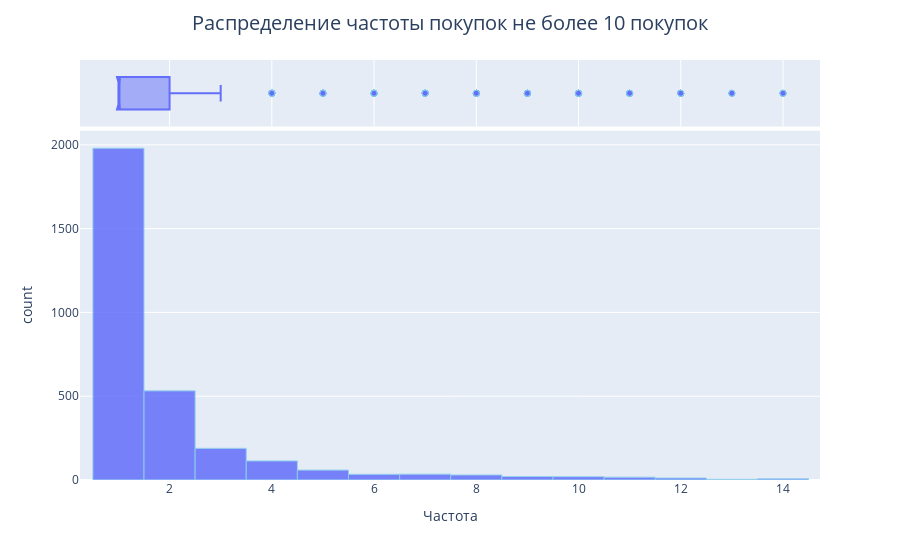

The notebook cell this image was saved under:
### Code cell
fig = px.histogram(rfm[rfm['Частота']<15], x='Частота', opacity=0.85, marginal='box')
fig.update_traces(marker=dict(line=dict(color='skyblue', width=1)))
fig.update_layout(title_text='Распределение частоты покупок не более 10 покупок',
                  title_x=0.5, title_font=dict(size=20))
fig.show()

### Figure 1 — Plotly figure (JSON) as saved in the notebook; plotly's stock layout.template omitted (floating-point values rounded to 4 significant figures; data arrays with more than 128 entries replaced by an {"elided": "..."} marker saying what was removed)
{"data": [{"alignmentgroup": "True", "bingroup": "x", "hovertemplate": "Частота=%{x}<br>count=%{y}<extra></extra>", "legendgroup": "", "marker": {"color": "#636efa", "line": {"color": "skyblue", "width": 1}, "opacity": 0.85, "pattern": {"shape": ""}}, "name": "", "offsetgroup": "", "orientation": "v", "showlegend": false, "type": "histogram", "x": {"elided": "3054 int values"}, "xaxis": "x", "yaxis": "y"}, {"alignmentgroup": "True", "hovertemplate": "Частота=%{x}<extra></extra>", "legendgroup": "", "marker": {"color": "#636efa", "line": {"color": "skyblue", "width": 1}}, "name": "", "notched": true, "offsetgroup": "", "showlegend": false, "type": "box", "x": {"elided": "3054 int values"}, "xaxis": "x2", "yaxis": "y2"}], "layout": {"barmode": "relative", "legend": {"tracegroupgap": 0}, "margin": {"t": 60}, "title": {"font": {"size": 20}, "text": "Распределение частоты покупок не более 10 покупок", "x": 0.5}, "xaxis": {"anchor": "y", "domain": [0, 1], "title": {"text": "Частота"}}, "xaxis2": {"anchor": "y2", "domain": [0, 1], "matches": "x", "showgrid": true, "showticklabels": false}, "yaxis": {"anchor": "x", "domain": [0, 0.8316], "title": {"text": "count"}}, "yaxis2": {"anchor": "x2", "domain": [0.8416, 1], "matches": "y2", "showgrid": false, "showline": false, "showticklabels": false, "ticks": ""}}}
